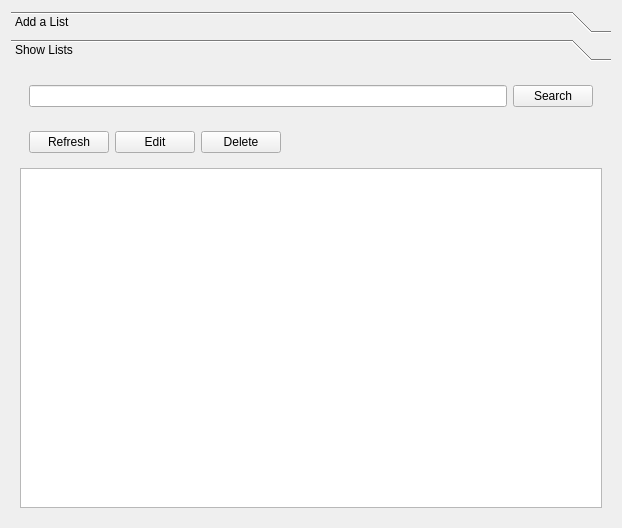
<?xml version="1.0" encoding="UTF-8"?>
<ui version="4.0">
 <class>frmLists</class>
 <widget class="QFrame" name="frmLists">
  <property name="geometry">
   <rect>
    <x>0</x>
    <y>0</y>
    <width>622</width>
    <height>528</height>
   </rect>
  </property>
  <property name="windowTitle">
   <string>Frame</string>
  </property>
  <layout class="QVBoxLayout" name="verticalLayout">
   <item>
    <widget class="QToolBox" name="toolLists">
     <property name="currentIndex">
      <number>1</number>
     </property>
     <widget class="QWidget" name="tbAddList">
      <property name="geometry">
       <rect>
        <x>0</x>
        <y>0</y>
        <width>604</width>
        <height>450</height>
       </rect>
      </property>
      <attribute name="label">
       <string>Add a List</string>
      </attribute>
      <layout class="QVBoxLayout" name="verticalLayout_3">
       <item>
        <widget class="QWidget" name="widget_3" native="true">
         <layout class="QFormLayout" name="formLayout">
          <item row="0" column="0">
           <widget class="QLabel" name="label">
            <property name="text">
             <string>Caption</string>
            </property>
           </widget>
          </item>
          <item row="0" column="1">
           <widget class="QLineEdit" name="lineEdit"/>
          </item>
          <item row="1" column="0">
           <widget class="QLabel" name="label_2">
            <property name="text">
             <string>Description</string>
            </property>
           </widget>
          </item>
          <item row="1" column="1">
           <widget class="QLineEdit" name="lineEdit_2"/>
          </item>
         </layout>
        </widget>
       </item>
       <item>
        <widget class="QWidget" name="widget_2" native="true">
         <layout class="QVBoxLayout" name="verticalLayout_4">
          <item>
           <widget class="QLabel" name="label_3">
            <property name="text">
             <string>Choose Excel or CSV File</string>
            </property>
           </widget>
          </item>
          <item>
           <widget class="QLabel" name="label_4">
            <property name="text">
             <string>None chosen</string>
            </property>
           </widget>
          </item>
          <item>
           <widget class="QPushButton" name="pushButton_4">
            <property name="text">
             <string>Browse ..</string>
            </property>
           </widget>
          </item>
         </layout>
        </widget>
       </item>
       <item>
        <spacer name="verticalSpacer">
         <property name="orientation">
          <enum>Qt::Vertical</enum>
         </property>
         <property name="sizeHint" stdset="0">
          <size>
           <width>20</width>
           <height>40</height>
          </size>
         </property>
        </spacer>
       </item>
      </layout>
     </widget>
     <widget class="QWidget" name="tbShowLists">
      <property name="geometry">
       <rect>
        <x>0</x>
        <y>0</y>
        <width>604</width>
        <height>450</height>
       </rect>
      </property>
      <attribute name="label">
       <string>Show Lists</string>
      </attribute>
      <layout class="QVBoxLayout" name="verticalLayout_2">
       <item>
        <widget class="QWidget" name="widget_4" native="true">
         <layout class="QHBoxLayout" name="horizontalLayout_2">
          <item>
           <widget class="QLineEdit" name="lineEdit_3"/>
          </item>
          <item>
           <widget class="QPushButton" name="pushButton_5">
            <property name="text">
             <string>Search</string>
            </property>
           </widget>
          </item>
         </layout>
        </widget>
       </item>
       <item>
        <widget class="QWidget" name="widget" native="true">
         <layout class="QHBoxLayout" name="horizontalLayout">
          <item>
           <widget class="QPushButton" name="pushButton_3">
            <property name="text">
             <string>Refresh</string>
            </property>
           </widget>
          </item>
          <item>
           <widget class="QPushButton" name="pushButton">
            <property name="text">
             <string>Edit</string>
            </property>
           </widget>
          </item>
          <item>
           <widget class="QPushButton" name="pushButton_2">
            <property name="text">
             <string>Delete</string>
            </property>
           </widget>
          </item>
          <item>
           <spacer name="horizontalSpacer">
            <property name="orientation">
             <enum>Qt::Horizontal</enum>
            </property>
            <property name="sizeHint" stdset="0">
             <size>
              <width>40</width>
              <height>20</height>
             </size>
            </property>
           </spacer>
          </item>
         </layout>
        </widget>
       </item>
       <item>
        <widget class="QTableView" name="tableView"/>
       </item>
      </layout>
     </widget>
    </widget>
   </item>
  </layout>
 </widget>
 <resources/>
 <connections/>
</ui>
